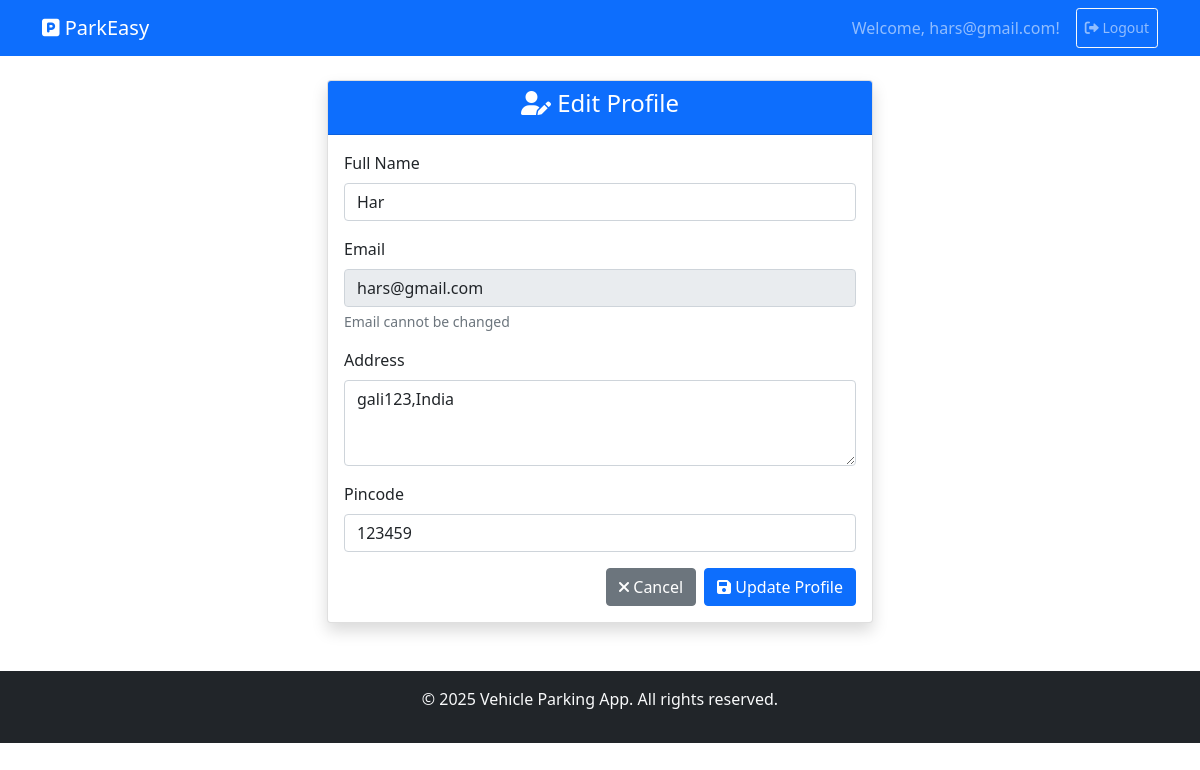
/user/edit-profile (signed in), run on the app's committed database.
### backend/models.py (models this page shows)
class User(db.Model):
    __tablename__ = 'users'
    id = db.Column(db.Integer, primary_key=True)
    username = db.Column(db.String(80), nullable=False, unique=True, index=True)
    email = db.Column(db.String(120), nullable=False, unique=True)
    password_hash = db.Column(db.String(128))
    name = db.Column(db.String(100))
    address = db.Column(db.String(200), nullable=False)
    pincode = db.Column(db.String(10), nullable=False)
    created_at = db.Column(db.DateTime, default=datetime.utcnow)
    user_type = db.Column(db.String(10), default='user')  # 'user' or 'admin'
    reservations = db.relationship('Reservation', backref='user', lazy=True)

### app.py (the view, shortened to what this page needs)
    @app.route('/user/edit-profile', methods=['GET', 'POST'])
    def user_edit_profile():
        if session.get('role') != 'user':
            flash('Login required!', 'warning')
            return redirect(url_for('login'))
        user = User.query.filter_by(username=session['username']).first()
        return render_template('edit_profile.html', user=user)

### templates/edit_profile.html (shortened to what this page needs)
{% extends "base.html" %}
{% block content %}
<div class="row justify-content-center">
    <div class="col-md-6">
        <div class="card shadow">
            <div class="card-header text-center bg-primary text-white">
                <h4><i class="fas fa-user-edit"></i> Edit Profile</h4>
            </div>
            <div class="card-body">
                <form method="POST">
                    <div class="mb-3">
                        <label for="name" class="form-label">Full Name</label>
                        <input type="text" class="form-control" id="name" name="name"
                               value="{{ user.name }}" required>
                    </div>
                    <div class="mb-3">
                        <label for="email" class="form-label">Email</label>
                        <input type="email" class="form-control" id="email" name="email"
                               value="{{ user.email }}" disabled>
                        <div class="form-text">Email cannot be changed</div>
                    </div>
                    <div class="mb-3">
                        <label for="address" class="form-label">Address</label>
                        <textarea class="form-control" id="address" name="address" rows="3" required>{{ user.address }}</textarea>
                    </div>
                    <div class="mb-3">
                        <label for="pincode" class="form-label">Pincode</label>
                        <input type="text" class="form-control" id="pincode" name="pincode"
                               value="{{ user.pincode }}" pattern="[0-9]{6}" required>
                    </div>
                    <div class="d-grid gap-2 d-md-flex justify-content-md-end">
                        <a href="{{ url_for('user_dashboard') }}" class="btn btn-secondary">
                            <i class="fas fa-times"></i> Cancel
                        </a>
                        <button type="submit" class="btn btn-primary">
                            <i class="fas fa-save"></i> Update Profile
                        </button>
                    </div>
                </form>
            </div>
        </div>
    </div>
</div>
{% endblock %}

### data on the page
User: name "Har", email "hars@gmail.com", address "gali123,India", pincode "123459"

### other printed values
{{ session.username }} "hars@gmail.com"
